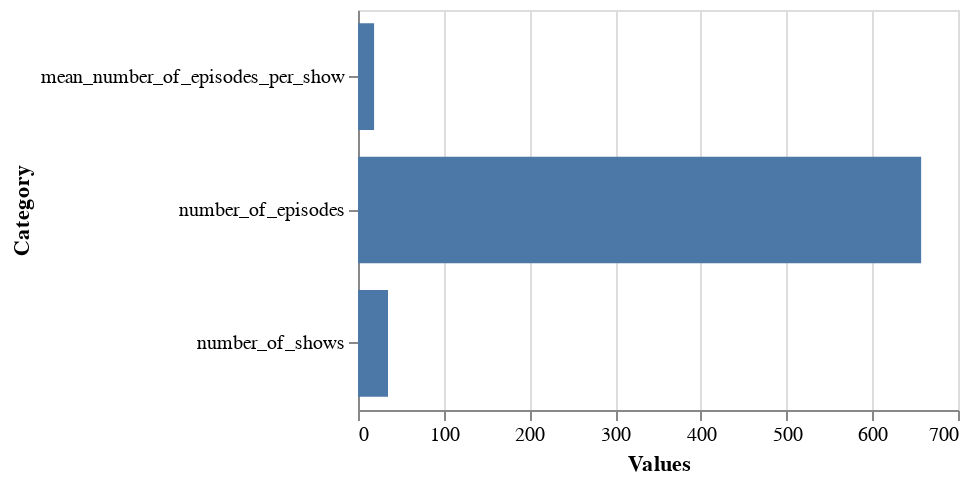

The cell this chart's notebook holds for it:
### Code cell
# bar chart of number of shows, number of episodes, number of episodes per show
bar_chart = alt.Chart(df_pub_barchart).mark_bar().encode(
    x='Values:Q',  # Quantitative scale for the y-axis
    y=alt.X('Category:N'),
    tooltip=['Values']
).configure_scale(
    bandPaddingInner=0.2,
)

bar_chart = bar_chart.properties(width=300, height=200)
bar_chart.save('publisher_summary_bar_chart.json')
bar_chart

### Figure 1 — Vega-Lite specification as saved in the notebook (floating-point values rounded to 4 significant figures)
{"config": {"view": {"continuousWidth": 300, "continuousHeight": 300}, "scale": {"bandPaddingInner": 0.2}}, "data": {"name": "data-60efb962f30758220ef2fd88ed455d34"}, "mark": {"type": "bar"}, "encoding": {"tooltip": [{"field": "Values", "type": "nominal"}], "x": {"field": "Values", "type": "quantitative"}, "y": {"field": "Category", "type": "nominal"}}, "height": 200, "width": 300, "$schema": "https://vega.github.io/schema/vega-lite/v5.15.1.json", "datasets": {"data-60efb962f30758220ef2fd88ed455d34": [{"Category": "number_of_shows", "Values": "35.0"}, {"Category": "number_of_episodes", "Values": "657.0"}, {"Category": "mean_number_of_episodes_per_show", "Values": "18.771428571428572"}]}}
